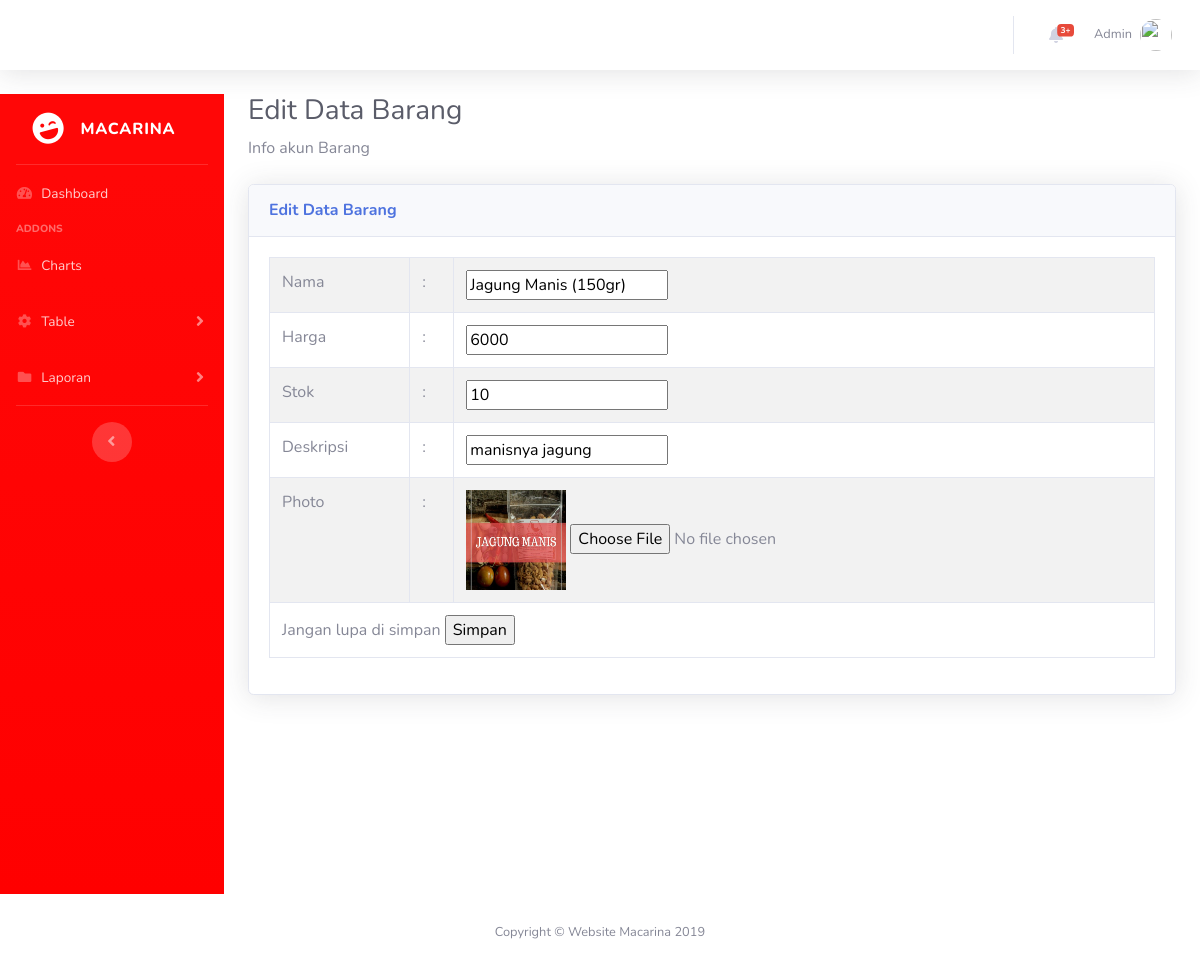
Screenshot of /admin/barang/detBarang.php?txt_idbrg=1 with the database file from the repository.
### tables this page shows
CREATE TABLE `barang` (
  `kd_barang` int(11) NOT NULL,
  `nama_barang` varchar(50) NOT NULL,
  `harga` int(11) NOT NULL,
  `stok` int(11) NOT NULL,
  `gambar_brg` varchar(25) NOT NULL,
  `deskripsi` varchar(20) NOT NULL
);

### admin/barang/detBarang.php (the view, shortened to what this page needs)
<!DOCTYPE html>
<html lang="en">
<head>
  <link href="../vendor/fontawesome-free/css/all.min.css" rel="stylesheet" type="text/css">
  <link href="../css/sb-admin-2.min.css" rel="stylesheet">
  <link href="../vendor/datatables/dataTables.bootstrap4.min.css" rel="stylesheet">
</head>
<?php
include_once "../topNavbar.php";
?>
  <div id="wrapper">
<?php
include_once "../config/side.php";
?>
        <div class="container-fluid">
          <h1 class="h3 mb-2 text-gray-800">Edit Data Barang</h1>
          <p class="mb-4">Info akun Barang</p>
          <div class="card shadow mb-4">
            <div class="card-header py-3">
              <h6 class="m-0 font-weight-bold text-primary">Edit Data Barang</h6>
            </div>
            <div class="card-body">
            <?php
            include "../config/config.php";
            $id = $_GET['txt_idbrg'];
            $query_mysql = mysqli_query($koneksi,"SELECT barang.* , barang.kd_barang
            FROM barang
              WHERE barang.kd_barang = $id");
            while($data = mysqli_fetch_array($query_mysql)){
          ?>
            <form method ="POST" action="editBarang.php" enctype="multipart/form-data">
                <table border="1" class="table table-striped table-bordered table-hover">
                    <tr>
                        <td>Nama</td>
                        <td>:</td>
                        <td><input type="text" name="txt_nama_brg" value="<?php echo $data['nama_barang'] ?>"></td>
                    </tr>
                    <tr>
                        <td>Harga</td>
                        <td>:</td>
                        <td><input type="number" name="txt_harga" value="<?php echo $data['harga'] ?>" ></td>
                    </tr>
                    <tr>
                        <td>Stok </td>
                        <td>:</td>
                        <td><input type="number" name="txt_stok" value="<?php echo $data['stok'] ?>"> </td>
                    </tr>
                    <tr>
                        <td>Deskripsi </td>
                        <td>:</td>
                        <td><input type="textarea" name="txt_desc" value="<?php echo $data['deskripsi'] ?>"> </td>
                    </tr>
                    <tr>
                        <td>Photo </td>
                        <td>:</td>
                        <td><?php echo "<img src='../img/barang/".$data['gambar_brg']."' width='100px' height='100px'/>" ?>
                        <input type="file" name="gambar" />
                       </td>
                    </tr>
                    <tr>
                        <td colspan="3">Jangan lupa di simpan <input type="submit" name="btn_simpan" value="Simpan"></td>
                    </tr>
                </table>
            </form>
            <?php } ?>
            </div>
          </div>
        </div>
      </div>
      <?php
      include_once "../footer.php";
      ?>
    </div>
  </div>
</body>
</html>

### rows the page displays
barang: txt_nama_brg "Jagung Manis (150gr)", txt_harga "6000", txt_stok "10", txt_desc "manisnya jagung", gambar_brg (picture)
